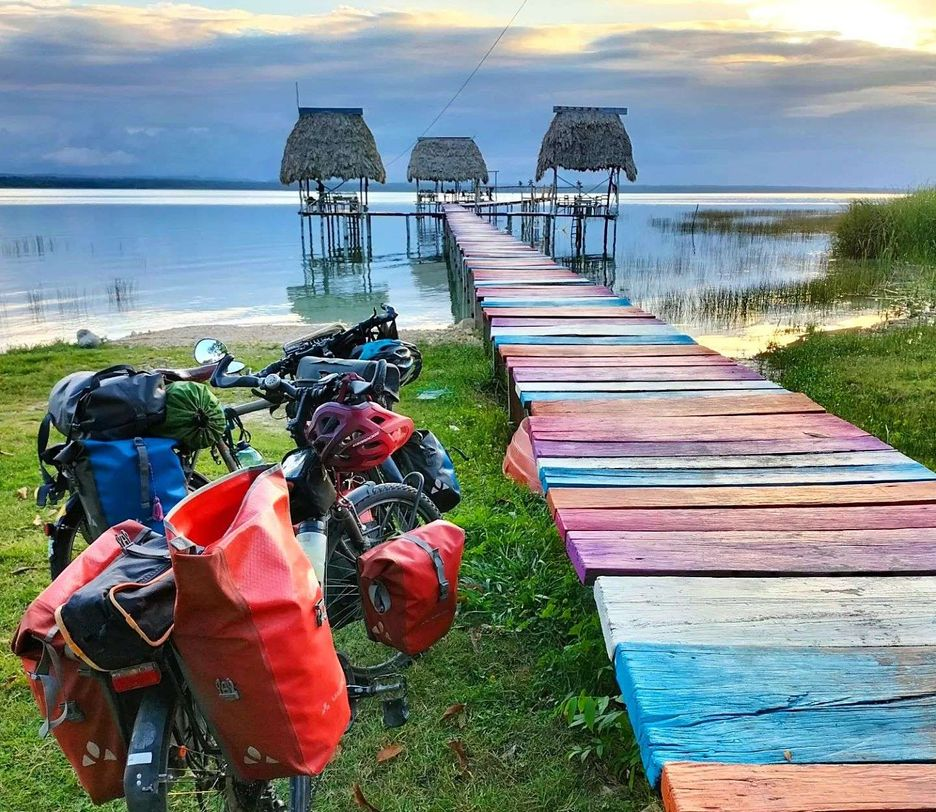
#> input picture Lago.jpg, 936 x 812 px, found by its file name
$ jupyter execute --allow-errors Lab1.ipynb
#> lines starting #> are read from the running program, lines starting #| are printed output that depends on the picture
# Laboratorio 1

## Angello Josué Almengor
## 22003729

[cell 1]
import cv2
import numpy as np
import matplotlib.pyplot as plt

[cell 2]
img = cv2.imread("lago.jpg")
#> img is the input picture: shape (812, 936, 3); mean B, G, R 133.1, 134, 126
img = cv2.cvtColor(img, cv2.COLOR_BGR2RGB)

[cell 3]
plt.imshow(img)
plt.axis('off')
plt.show

## Problema 1

[cell 4]
def cambiar_color(img, color):
    img_salida = np.zeros_like(img)
    alto = img.shape[0]
    ancho = img.shape[1]

    for i in range (0, alto):
        for j in range (0, ancho):
            pixel = img[i, j]

            blue = pixel [2]
            green = pixel [1]
            red = pixel[0]

            if color == 1:
                img_salida[i, j] = [0, 0, blue]  # únicamente el color azul.
            elif color == 2:
                img_salida[i, j] = [0, green, 0]  # únicamente el color verde.
            elif color == 3:
                img_salida[i, j] = [red, 0, 0]  # únicamente el color rojo.
            elif color == 10:
                img_salida[i, j] = [red, green, 0]  # únicamente los colores rojo y verde
            elif color == 20:
                img_salida[i, j] = [0, green, blue]  # únicamente los colores verde y azul
            elif color == 30:
                img_salida[i, j] = [red, 0, blue]  # únicamente los colores azul y rojo

    return img_salida

[cell 5]
# Inicializar el valor de color
color = 10

plt.subplot(1, 2, 1)
plt.axis('off')
plt.imshow(img) # imagen original

plt.subplot(1, 2, 2)
plt.axis('off')
#> (the rest of this cell did not finish here and is left out)

## Problema 2

[cell 6]
def reconstruir_imagen(img_rojo, img_verde, img_azul):

    # Crear una imagen vacía con tres canales
    img_color = np.zeros((img_rojo.shape[0], img_rojo.shape[1], 3), dtype=np.uint8)
    alto = img_rojo.shape[0]
    ancho = img_rojo.shape[1]

    for i in range(alto):
        for j in range(ancho):
            # Asignar cada imagen de escala de grises a su respectivo canal de color
            img_color[i, j] = [img_rojo[i, j], img_verde[i, j], img_azul[i, j]]

    return img_color

[cell 7]
# Leer las imágenes en escala de grises
img_rojo = cv2.imread("imagen1_salida_gray_rojo.jpg", cv2.IMREAD_GRAYSCALE)
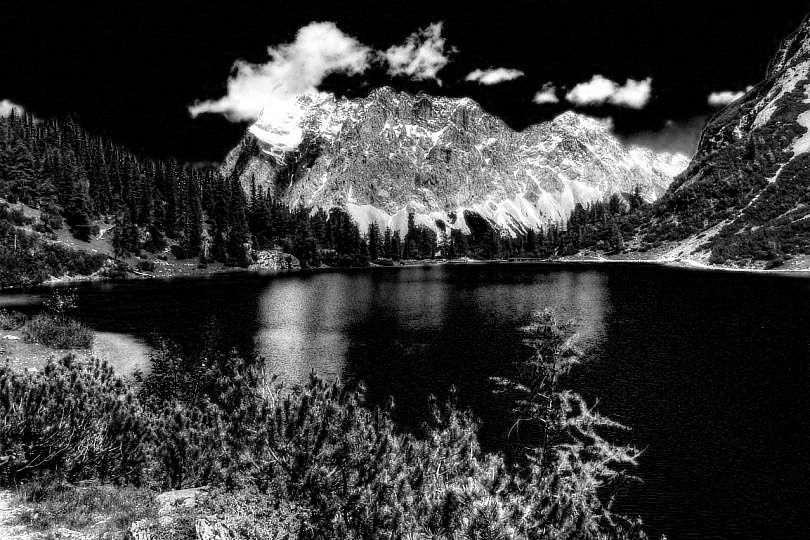
#> input picture imagen1_salida_gray_rojo.jpg, 810 x 540 px
#> img_rojo is the input picture: shape (540, 810); min 0, max 255, mean 57.5
img_verde = cv2.imread("imagen1_salida_gray_verde.jpg", cv2.IMREAD_GRAYSCALE)
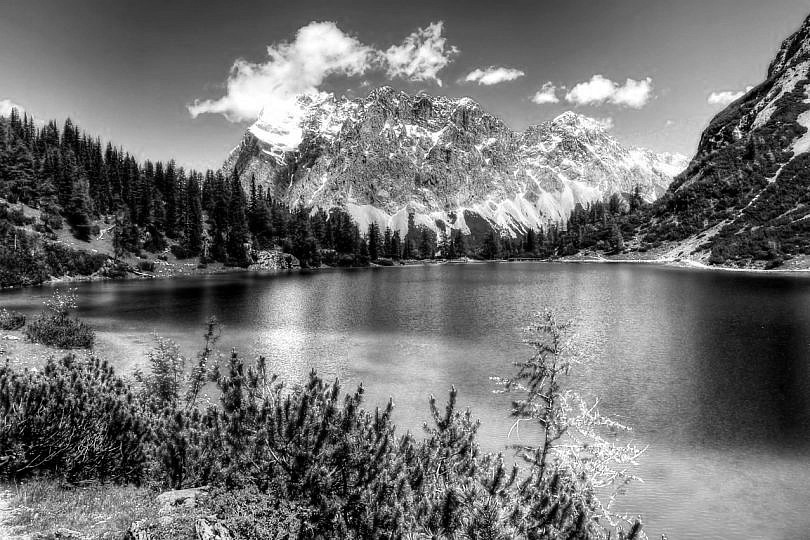
#> input picture imagen1_salida_gray_verde.jpg, 810 x 540 px
#> img_verde is the input picture: shape (540, 810); min 0, max 255, mean 113.9
img_azul = cv2.imread("imagen1_salida_gray_azul.jpg", cv2.IMREAD_GRAYSCALE)
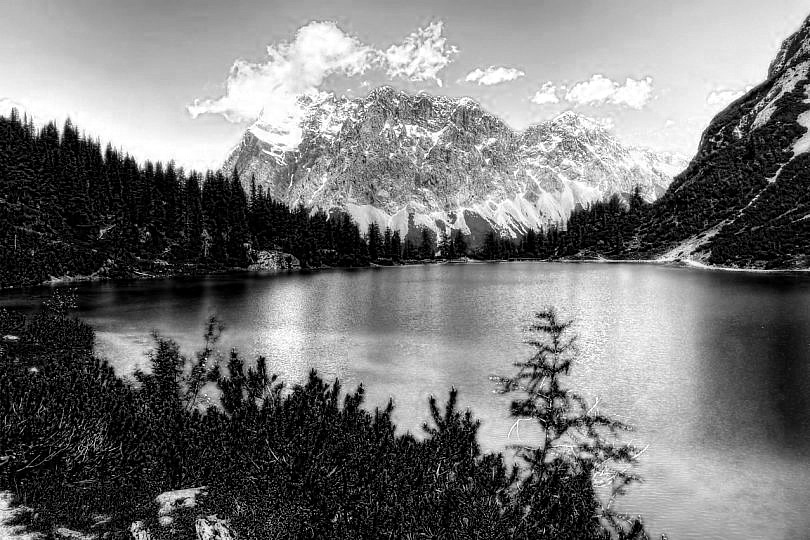
#> input picture imagen1_salida_gray_azul.jpg, 810 x 540 px
#> img_azul is the input picture: shape (540, 810); min 0, max 255, mean 118.1

img_color = reconstruir_imagen( img_azul, img_verde, img_rojo) # Crear la imagen a color
#> after the loop in reconstruir_imagen, `for i in range(alto):`:
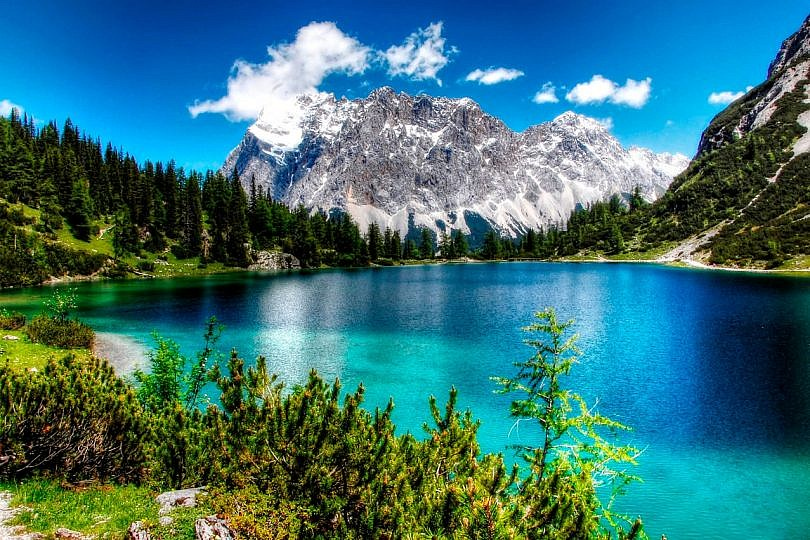
#> img_color: shape (540, 810, 3); mean of channels 0, 1, 2 118.1, 113.9, 57.5; drawn as B, G, R

# Mostrar la imagen resultante
plt.imshow(cv2.cvtColor(img_color, cv2.COLOR_BGR2RGB))
plt.axis('off')
plt.show()

[cell 8]
# Leer las imágenes en escala de grises
img_rojo = cv2.imread("imagen2_salida_gray_rojo.jpg", cv2.IMREAD_GRAYSCALE)
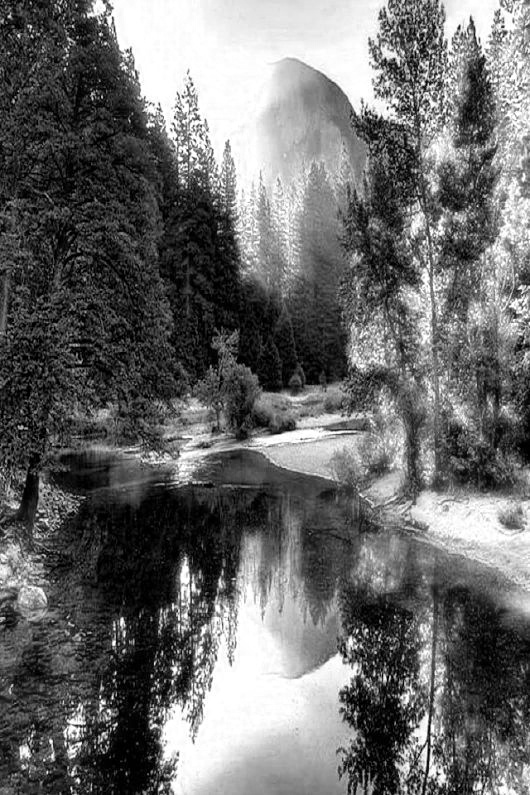
#> input picture imagen2_salida_gray_rojo.jpg, 530 x 795 px
#> img_rojo is the input picture: shape (795, 530); min 0, max 255, mean 106.5
img_verde = cv2.imread("imagen2_salida_gray_verde.jpg", cv2.IMREAD_GRAYSCALE)
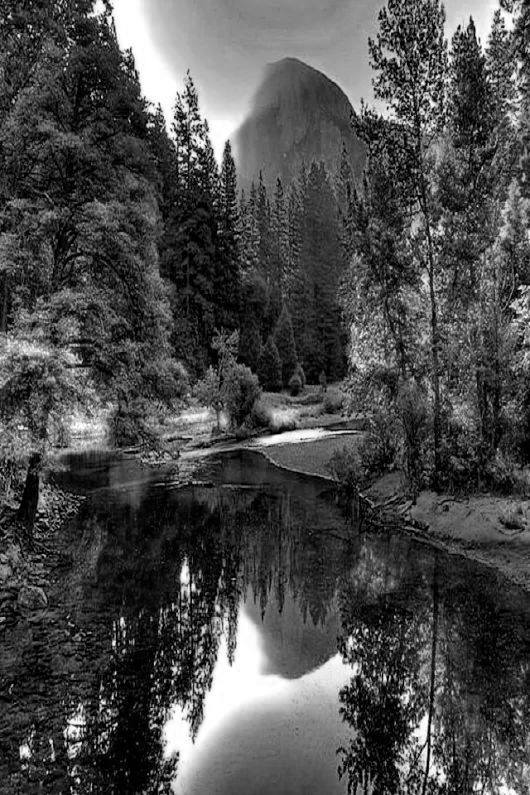
#> input picture imagen2_salida_gray_verde.jpg, 530 x 795 px
#> img_verde is the input picture: shape (795, 530); min 0, max 255, mean 75.3
img_azul = cv2.imread("imagen2_salida_gray_azul.jpg", cv2.IMREAD_GRAYSCALE)

# Crear la imagen a color
#> (the rest of this cell did not finish here and is left out)
